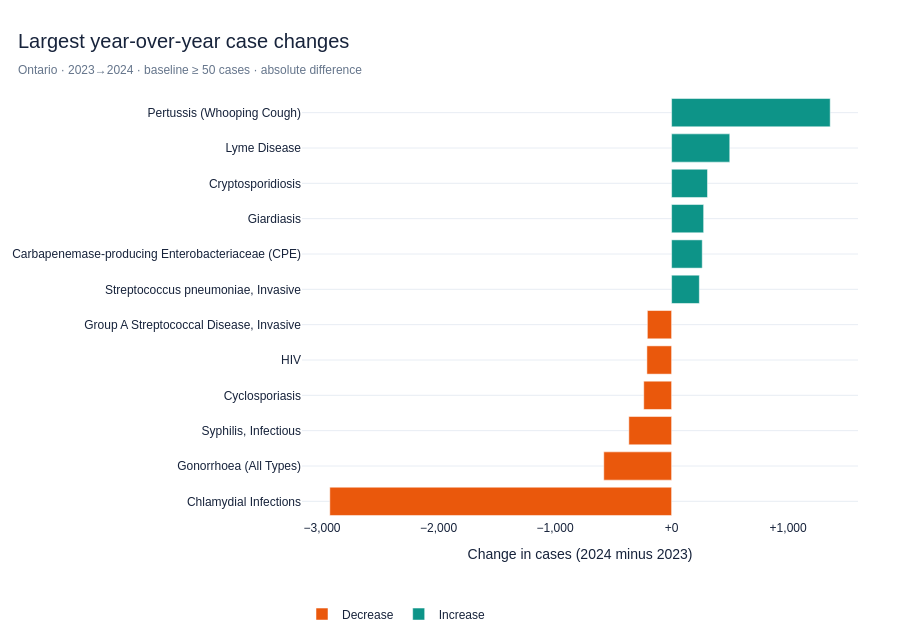

The code cell stored with this chart in its notebook:
### Markdown cell above
### 10 | Year-over-Year Changes

**Question:** Which diseases had the largest absolute changes in Ontario case counts from 2023 to 2024?  
**Metric:** 2024 cases minus 2023 cases. A **2023 baseline of at least 50 cases** avoids highlighting large percentage swings built on one or two cases.  
**Caution:** Changes in surveillance, testing, and reporting can affect observed differences; this descriptive ranking is **not** an outbreak detector or causal analysis.

### Code cell
# ============================================================
# 10 | Chart 7 — Absolute Year-over-Year Change
# ============================================================
yoy_year = REFERENCE_YEAR
yoy_previous = REFERENCE_YEAR - 1
paired = (province_year.loc[province_year["Year"].isin([yoy_previous, yoy_year])]
          .pivot(index="Disease", columns="Year", values="Cases"))
paired = paired.dropna(subset=[yoy_previous, yoy_year])
paired = paired.loc[paired[yoy_previous].ge(MIN_BASELINE_CASES_FOR_YOY)].copy()
paired["Change"] = paired[yoy_year] - paired[yoy_previous]
paired["Percent change"] = np.where(
    paired[yoy_previous].gt(0), paired["Change"] / paired[yoy_previous] * 100, np.nan)

rising = paired.nlargest(6, "Change")
falling = paired.nsmallest(6, "Change")
changes = (pd.concat([falling, rising]).loc[lambda x: ~x.index.duplicated()]
           .reset_index().sort_values("Change"))
if changes.empty:
    raise ValueError("No eligible year-over-year comparisons found; check baseline/year.")
changes["Direction"] = np.where(changes["Change"].ge(0), "Increase", "Decrease")

fig = px.bar(changes, x="Change", y="Disease", orientation="h", color="Direction",
             color_discrete_map={"Increase": TEAL, "Decrease": CORAL},
             custom_data=["Percent change"])
fig.update_traces(hovertemplate="<b>%{y}</b><br>Change: %{x:+,.0f} cases<br>Percent change: %{customdata[0]:+.1f}%<extra></extra>")
fig.update_xaxes(title=f"Change in cases ({yoy_year} minus {yoy_previous})", tickformat="+,", zeroline=True,
                 zerolinecolor=NAVY, zerolinewidth=1)
fig.update_yaxes(title=None, categoryorder="array", categoryarray=changes["Disease"].tolist())
fig = finish_chart(fig, "Largest year-over-year case changes",
                   f"Ontario · {yoy_previous}→{yoy_year} · baseline ≥ {MIN_BASELINE_CASES_FOR_YOY} cases · absolute difference",
                   height=640, left_margin=275)
show_chart(fig, "07_year_over_year_change")

### Figure 1 — Plotly figure (JSON) as saved in the notebook; plotly's stock layout.template omitted (floating-point values rounded to 4 significant figures)
{"data": [{"customdata": [[-6.41], [-4.102], [-11.13], [-36.05], [-15.19], [-10.39]], "hovertemplate": "<b>%{y}</b><br>Change: %{x:+,.0f} cases<br>Percent change: %{customdata[0]:+.1f}%<extra></extra>", "legendgroup": "Decrease", "marker": {"color": "#EA580C", "pattern": {"shape": ""}}, "name": "Decrease", "orientation": "h", "showlegend": true, "textposition": "auto", "type": "bar", "x": [-2933, -582, -367, -239, -212, -208], "xaxis": "x", "y": ["Chlamydial Infections", "Gonorrhoea (All Types)", "Syphilis, Infectious", "Cyclosporiasis", "HIV", "Group A Streptococcal Disease, Invasive"], "yaxis": "y"}, {"customdata": [[15.0], [29.92], [25.77], [57.14], [26.22], [368.8]], "hovertemplate": "<b>%{y}</b><br>Change: %{x:+,.0f} cases<br>Percent change: %{customdata[0]:+.1f}%<extra></extra>", "legendgroup": "Increase", "marker": {"color": "#0D9488", "pattern": {"shape": ""}}, "name": "Increase", "orientation": "h", "showlegend": true, "textposition": "auto", "type": "bar", "x": [238, 263, 275, 308, 499, 1361], "xaxis": "x", "y": ["Streptococcus pneumoniae, Invasive", "Carbapenemase-producing Enterobacteriaceae (CPE)", "Giardiasis", "Cryptosporidiosis", "Lyme Disease", "Pertussis (Whooping Cough)"], "yaxis": "y"}], "layout": {"barmode": "relative", "font": {"color": "#17233B", "family": "Arial, sans-serif", "size": 12}, "height": 640, "hoverlabel": {"bgcolor": "#17233B", "font": {"color": "white", "size": 12}}, "legend": {"orientation": "h", "title": {"text": ""}, "tracegroupgap": 0, "x": 0, "y": -0.19}, "margin": {"b": 70, "l": 275, "r": 42, "t": 95}, "paper_bgcolor": "#FFFFFF", "plot_bgcolor": "#FFFFFF", "title": {"font": {"color": "#17233B", "size": 20}, "text": "Largest year-over-year case changes<br><span style='font-size:12px;color:#65758B'>Ontario · 2023→2024 · baseline ≥ 50 cases · absolute difference</span>", "x": 0.02, "xanchor": "left"}, "xaxis": {"anchor": "y", "domain": [0, 1], "showgrid": false, "showline": false, "tickformat": "+,", "ticks": "", "title": {"text": "Change in cases (2024 minus 2023)"}, "zeroline": false, "zerolinecolor": "#17233B", "zerolinewidth": 1}, "yaxis": {"anchor": "x", "categoryarray": ["Chlamydial Infections", "Gonorrhoea (All Types)", "Syphilis, Infectious", "Cyclosporiasis", "HIV", "Group A Streptococcal Disease, Invasive", "Streptococcus pneumoniae, Invasive", "Carbapenemase-producing Enterobacteriaceae (CPE)", "Giardiasis", "Cryptosporidiosis", "Lyme Disease", "Pertussis (Whooping Cough)"], "categoryorder": "array", "domain": [0, 1], "gridcolor": "#E8EDF4", "showline": false, "ticks": "", "title": {}, "zeroline": false}}}
